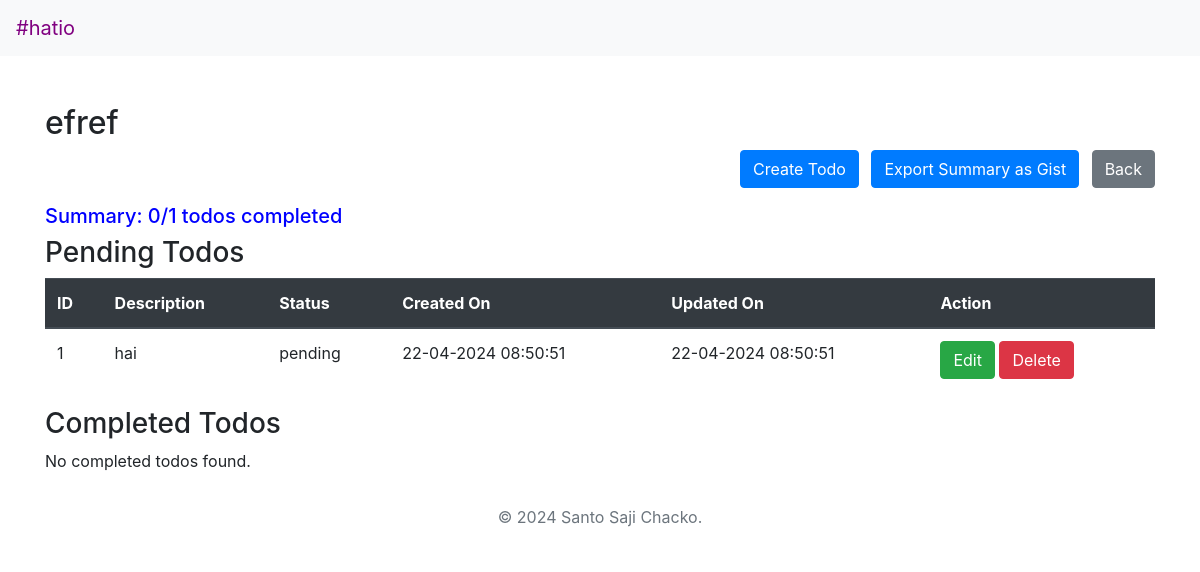
The page /view/todo_page.php?project_id=7 (signed in) on the database its author committed.
### tables this page shows
CREATE TABLE `project` (
  `project_id` int(11) NOT NULL,
  `project_title` varchar(255) NOT NULL,
  `createddate` timestamp NOT NULL DEFAULT current_timestamp(),
  `user_id` int(11) NOT NULL
);

CREATE TABLE `todos` (
  `id` int(11) NOT NULL,
  `project_id` int(11) DEFAULT NULL,
  `description` varchar(255) DEFAULT NULL,
  `status` enum('pending','complete') DEFAULT NULL,
  `created_date` timestamp NOT NULL DEFAULT current_timestamp(),
  `updated_date` timestamp NOT NULL DEFAULT current_timestamp() ON UPDATE current_timestamp()
);

### view/todo_page.php (the view, shortened to what this page needs)
<?php
include_once('../includes/header.php');
require_once "../database/db.php";
$project_id = $_GET['project_id'];
$sql_project = "SELECT project_title FROM project WHERE project_id='$project_id'";
$result_project = $conn->query($sql_project);
$project_name = "";
if ($result_project->num_rows > 0) {
  $row_project = $result_project->fetch_assoc();
  $project_name = $row_project['project_title'];
}
$sql_pending_count = "SELECT COUNT(*) AS pen_count FROM todos WHERE project_id='$project_id' AND status='pending'";
$result_pending_count = $conn->query($sql_pending_count);
$row_pending_count = $result_pending_count->fetch_assoc();
$pen_count = $row_pending_count['pen_count'];
$sql_completed_count = "SELECT COUNT(*) AS comp_count FROM todos WHERE project_id='$project_id' AND status='complete'";
$result_completed_count = $conn->query($sql_completed_count);
$row_completed_count = $result_completed_count->fetch_assoc();
$comp_count = $row_completed_count['comp_count'];
$sql_pending = "SELECT * FROM todos WHERE project_id='$project_id' AND status='pending'";
$result_pending = $conn->query($sql_pending);
$sql_completed = "SELECT * FROM todos WHERE project_id='$project_id' AND status='complete'";
$result_completed = $conn->query($sql_completed);
?>
<div class="container mt-5">
  <h2><?php echo $project_name; ?></h2>
  <div class="text-right mb-3">
    <button type="button" class="btn btn-primary" data-toggle="modal" data-target="#createTodoModal">Create Todo</button>
    <a href="./gist_export.php?project_id=<?php echo $project_id; ?>" class="btn btn-primary ml-2">Export Summary as Gist</a>
    <a href="./dashboard.php" class="btn btn-secondary ml-2">Back</a>
  </div>
  <h5 style="color: blue;">Summary: <?php echo $comp_count; ?>/<?php echo $pen_count+$comp_count; ?> todos completed</h5>
  <h3>Pending Todos</h3>
  <?php if ($result_pending->num_rows > 0): ?>
    <table class="table">
      <thead class="thead-dark">
        <tr>
          <th>ID</th>
          <th>Description</th>
          <th>Status</th>
          <th>Created On</th>
          <th>Updated On</th>
          <th>Action</th>
        </tr>
      </thead>
      <tbody>
        <?php $count = 1; while ($row = $result_pending->fetch_assoc()): ?>
          <tr>
            <td><?php echo $count++; ?></td>
            <td><?php echo $row['description']; ?></td>
            <td><?php echo $row['status']; ?></td>
            <td><?php echo date('d-m-Y H:i:s', strtotime($row['created_date'])); ?></td>
            <td><?php echo date('d-m-Y H:i:s', strtotime($row['updated_date'])); ?></td>
            <td>
              <form action="" method="post">
                <button type="button" name="edit_todo" class="btn btn-success" data-toggle="modal" data-target="#editTodoModal" onclick="document.getElementById('description_edit').value = '<?php echo $row['description']; ?>'; document.getElementById('status_edit').checked = '<?php echo ($row['status'] == 'complete' ? 'checked' : ''); ?>'; document.getElementById('todo_id_edit').value = '<?php echo $row['id']; ?>';">Edit</button>
                <button type="submit" name="delete_todo" class="btn btn-danger">Delete</button>
              </form>
            </td>
          </tr>
        <?php endwhile; ?>
      </tbody>
    </table>
  <?php else: ?>
    <p>No pending todos found.</p>
  <?php endif; ?>
  <h3>Completed Todos </h3>
  <?php if ($result_completed->num_rows > 0): ?>
    <table class="table">
      <thead class="thead-dark">
        <tr>
          <th>ID</th>
          <th>Description</th>
          <th>Status</th>
          <th>Created On</th>
          <th>Updated On</th>
          <th>Action</th>
        </tr>
      </thead>
      <tbody>
        <?php $count = 1; while ($row = $result_completed->fetch_assoc()): ?>
          <tr>
            <td><?php echo $count++; ?></td>
            <td><?php echo $row['description']; ?></td>
            <td><?php echo $row['status']; ?></td>
            <td><?php echo date('d-m-Y H:i:s', strtotime($row['created_date'])); ?></td>
            <td><?php echo date('d-m-Y H:i:s', strtotime($row['updated_date'])); ?></td>
            <td>
              <form action="" method="post">
                <input type="hidden" name="todo_id" value="<?php echo $row['id']; ?>">
                <input type="hidden" name="description" value="<?php echo $row['description']; ?>">
                <input type="hidden" name="status" value="<?php echo $row['status']; ?>">
                <button type="button" name="edit_todo" class="btn btn-success" data-toggle="modal" data-target="#editTodoModal" onclick="document.getElementById('description_edit').value = '<?php echo $row['description']; ?>'; document.getElementById('status_edit').checked = '<?php echo ($row['status'] == 'complete' ? 'checked' : ''); ?>'; document.getElementById('todo_id_edit').value = '<?php echo $row['id']; ?>';">Edit</button>
                <button type="submit" name="delete_todo" class="btn btn-danger">Delete</button>
              </form>
            </td>
          </tr>
        <?php endwhile; ?>
      </tbody>
    </table>
  <?php else: ?>
    <p>No completed todos found.</p>
  <?php endif; ?>
</div>
</body>
</html>
<?php include_once('../includes/footer.php')?>

### rows shown on the page
project: project_title "efref"
todos: description "hai", status "pending", created_date "22-04-2024 08:50:51", updated_date "22-04-2024 08:50:51"

### other values the page prints
$comp_count "0"
$pen_count+$comp_count "1"
